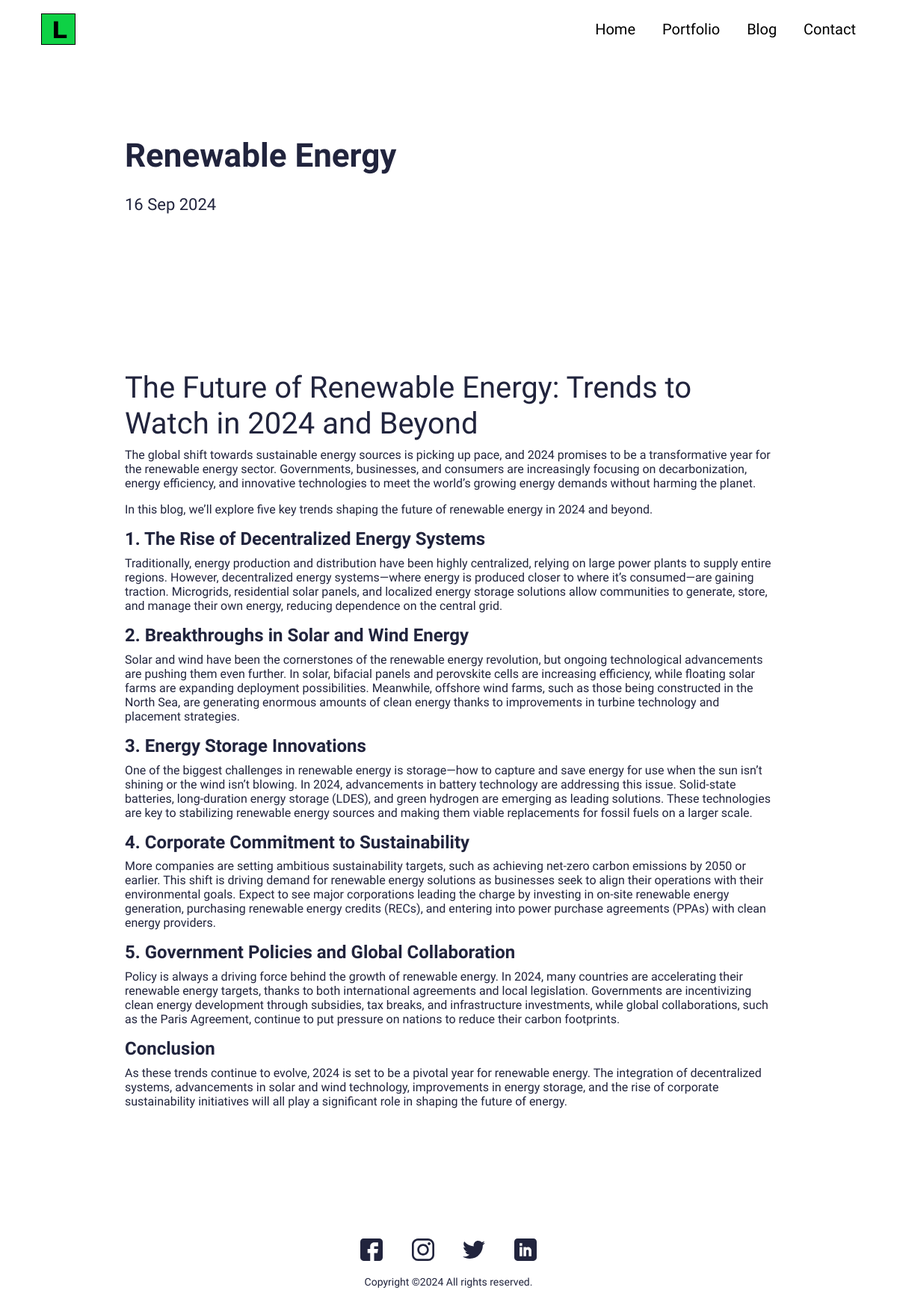
The page /blog/test-blog on the database its author committed.
### main/models.py (models this page shows, shortened)
class Blog(models.Model):
    class Meta:
        verbose_name_plural = 'Blog Profiles'
        verbose_name = 'Blog'
        ordering = ["timestamp"]
    timestamp = models.DateTimeField(auto_now_add=True)
    author = models.CharField(max_length=200, blank=True, null=True)
    name = models.CharField(max_length=200, blank=True, null=True)
    description = models.CharField(max_length=500, blank=True, null=True)
    body = RichTextField(blank=True, null=True)
    slug = models.SlugField(null=True, blank=True)
    image = models.ImageField(blank=True, null=True, upload_to="blog")
    is_active = models.BooleanField(default=True)

### main/views.py (the view)
# urls.py: path('blog/<slug:slug>', views.BlogDetailView.as_view(), name="blog"),
class BlogDetailView(generic.DetailView):
    model = Blog
    template_name = "main/blog-detail.html"

### resume/context_processors.py (called while the page is built)
def project_context(request):
    context = {
        'me' : User.objects.first(),
    }
    return context

### main/templates/main/blog-detail.html (shortened to what this page needs)
{% extends 'main/base.html' %}
{% load static %}
{% block content %}
<section>
  <div class="innerPageBannerCol">
    <div class="container">
      <div class="row g-4 g-md-3 align-items-center">
        <div class="col-md=6">
          <div class="bannerContent">
            <h1 class="xlTitle pb-md-3">{{object.name|title}}</h1>
          </div>
        </div>
      </div>
      <div class="row">
        <div class="col-md-auto">
          <div class="authorCol">
            <h4 class="smTitle pb-3">{{object.timestamp.date}}</h4>
          </div>
        </div>
      </div>
    </div>
  </div>
</section>
<section>
  <div class="sectionSpaceSm">
    <div class="container">
      {{object.body|safe}}
    </div>
  </div>
</section>
<br>
<br>
{% endblock %}

### static/css/style.css (style rules this page uses)
:root { --primaryColor: #9C07B6; --primaryDarkColor: #3D0048; --primaryHoverColor: #900AA8; --secondaryColor: #F9B000; --baseColor: #21243D; --baseFont: 'Heebo', sans-serif; --titleFont: 'Courier Prime', monospace; --regular: 400; --medium: 500; --bold: 700; --black: 900; --lightBg: #F1F1F1; }
html { scroll-behavior: smooth; }
body { font-family: var(--baseFont); color: var(--baseColor); line-height: normal; }
.xlTitle { font-size: 44px; line-height: 1.3; font-weight: var(--bold); font-family: var(--titleFont) }
.smTitle { font-size: 22px; line-height: normal; font-weight: var(--regular); font-family: var(--titleFont) }
.sectionSpaceSm { padding: 35px 0; }
.innerPageBannerCol { padding: 180px 0 150px; }
@media (min-width:992px) { .container, .container-lg, .container-md, .container-sm, .container-xl, .container-xxl { max-width: 890px; } }

### rows shown on the page
Blog: name "Renewable Energy", timestamp "16 Sep 2024", body "The Future of Renewable Energy: Trends to Watch in 2024 and Beyond The global shift towards sustainable energy sources is picking up pace, and 2024 promises to be a transformative year for the renewable energy sector. Governments, businesses, and consumers are increasingly focusing on decarbonization, energy efficiency, and innovative technologies to meet the world’s growing energy demands without harming the planet. In this blog, we’ll explore five key trends shaping the future of renewable energy in 2024 and beyond. 1. The Rise of Decentralized Energy Systems Traditionally, energy production and distribution have been highly centralized, relying on large power plants to supply entire…"
